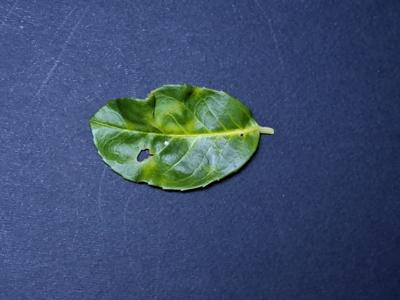
%> input picture images/A/1.jpg, 400 x 300 px
$ octave --eval "result = pixel_descriptors(imread('../../images/A/1.jpg'));"   (GNU Octave 9; MATLAB toolbox functions it lacks are replaced by stand-ins)
%> lines starting %> are read from the running program, lines starting %| are printed output that depends on the picture
### compute/mysobel.m
function [sob,dir] = mysobel(im, dir_angle_tolerance)
    a = [1 2 1];
    b = [1 0 -1];
    pim = padarray(im,[1 1],'symmetric');
    out_x = conv2(a,b,pim,'valid');
    out_y = conv2(b,a,pim,'valid');
    sob = sqrt(out_x.^2 + out_y.^2);
    dir = atan2(out_y, out_x); % remap sobel_dir to [0,2pi]
    dirm = sum(sum(dir)) / numel(dir) * dir_angle_tolerance;
    dir(dir < dirm) = 0;
end

### tests/gt_descriptors/pixel_descriptors.m
function descriptors = pixel_descriptors(im)
    if ~isa(im,'single')
        im = im2single(im);
    end

    descriptors = zeros(size(im,1),size(im,2),14,'single');

    hsvim = rgb2hsv(im);
    gim = hsvim(:,:,3);
    ycbcrim = rgb2ycbcr(im);
    labim = rgb2lab(im);
    [sobel,sobel_dir] = mysobel(gim, 1/2);

    L5 = [1 4 6 4 1];
    E5 = [-1 -2 0 2 1];
    S5 = [-1 0 2 0 -1];
    R5 = [1 -4 6 -4 1];
    pim = padarray(gim, [2,2], 'symmetric', 'both');

    descriptors(:,:,1) = hsvim(:,:,2); % s
    descriptors(:,:,2) = ycbcrim(:,:,2); % cb
    %descriptors(:,:,3) = ycbcrim(:,:,3); % cr
    descriptors(:,:,3) = labim(:,:,2); % a
    %descriptors(:,:,5) = labim(:,:,3); % b
    descriptors(:,:,4) = sobel;
    descriptors(:,:,5) = sobel_dir;
    descriptors(:,:,6) = conv2(L5,L5,pim,'valid');
    descriptors(:,:,7) = conv2(L5,E5,pim,'valid');
    descriptors(:,:,8) = conv2(L5,S5,pim,'valid');
    descriptors(:,:,9) = conv2(L5,R5,pim,'valid');
    descriptors(:,:,10) = conv2(E5,E5,pim,'valid');
    descriptors(:,:,11) = conv2(E5,S5,pim,'valid');
    descriptors(:,:,12) = conv2(E5,R5,pim,'valid');
    descriptors(:,:,13) = conv2(S5,S5,pim,'valid');
    descriptors(:,:,14) = conv2(R5,R5,pim,'valid');

    descriptors = reshape(descriptors, [], 14);
end
%> in pixel_descriptors, `hsvim = rgb2hsv(im);`: hsvim: size 300x400x3 single; mean H, S, V 0.589, 0.519, 0.456
%> in pixel_descriptors, `gim = hsvim(:,:,3);`:
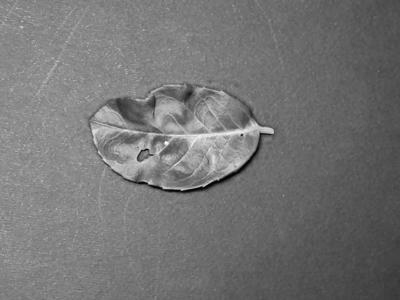
%> gim: size 300x400 single; min 0.00392, max 1, mean 0.456
%> in pixel_descriptors, `ycbcrim = rgb2ycbcr(im);`: ycbcrim: size 300x400x3 single; mean of channels 1, 2, 3 0.32, 0.567, 0.463
%> in pixel_descriptors, `labim = rgb2lab(im);`: labim: size 300x400x3 single; mean of channels 1, 2, 3 33, 3.8, -20.8
%> in mysobel, `out_x = conv2(a,b,pim,'valid');`:
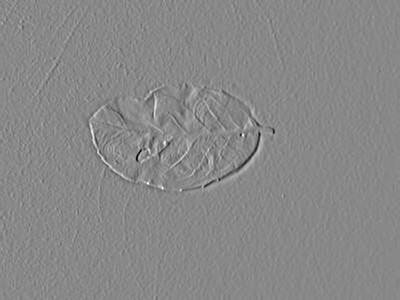
%> out_x: size 300x400 single; min -2.22, max 1.92, mean -0.00488; drawn with min black and max white
%> in mysobel, `out_y = conv2(b,a,pim,'valid');`:
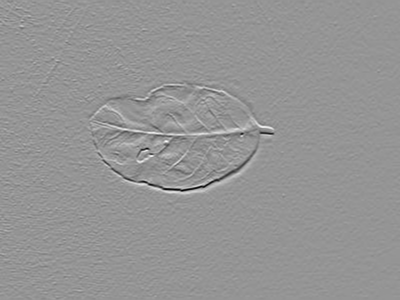
%> out_y: size 300x400 single; min -2.97, max 2.11, mean -0.0018; drawn with min black and max white
%> in mysobel, `sob = sqrt(out_x.^2 + out_y.^2);`:
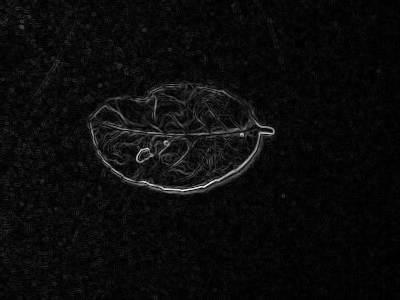
%> sob: size 300x400 single; min 0, max 3.02, mean 0.141; drawn with min black and max white
%> in mysobel, `dir = atan2(out_y, out_x);`:
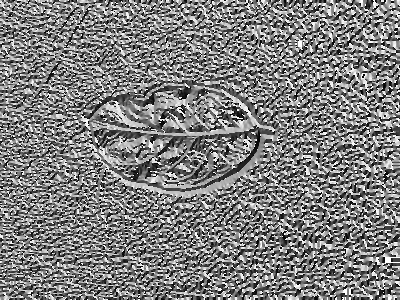
%> dir: size 300x400 single; min -3.14, max 3.14, mean -0.00874; drawn with min black and max white
%> in mysobel, `dir(dir < dirm) = 0;`:
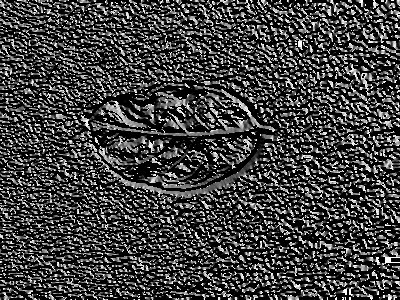
%> dir: size 300x400 single; min -7.6e-06, max 3.14, mean 0.808; drawn with min black and max white

$ run again, on images/A/15.jpg
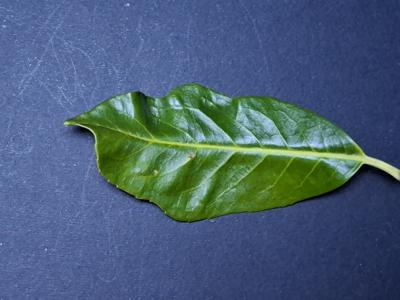
%> input picture images/A/15.jpg, 400 x 300 px
%> hsvim: size 300x400x3 single; mean H, S, V 0.551, 0.502, 0.515
%> ycbcrim: size 300x400x3 single; mean of channels 1, 2, 3 0.371, 0.554, 0.458
%> labim: size 300x400x3 single; mean of channels 1, 2, 3 39.6, 0.1, -15.8
%> in mysobel, `dir(dir < dirm) = 0;`:
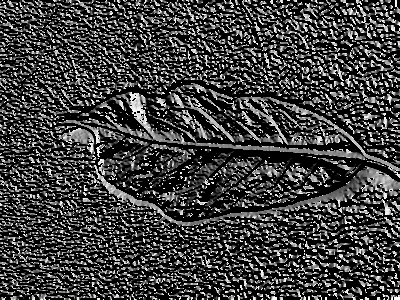
%> dir: size 300x400 single; min -0.00328, max 3.14, mean 0.798; drawn with min black and max white
%> in pixel_descriptors, `pim = padarray(gim, [2,2], 'symmetric', 'both');`:
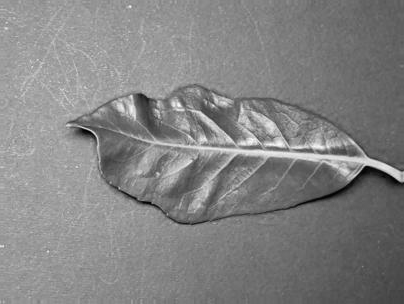
%> pim: size 304x404 single; min 0.00392, max 1, mean 0.514
